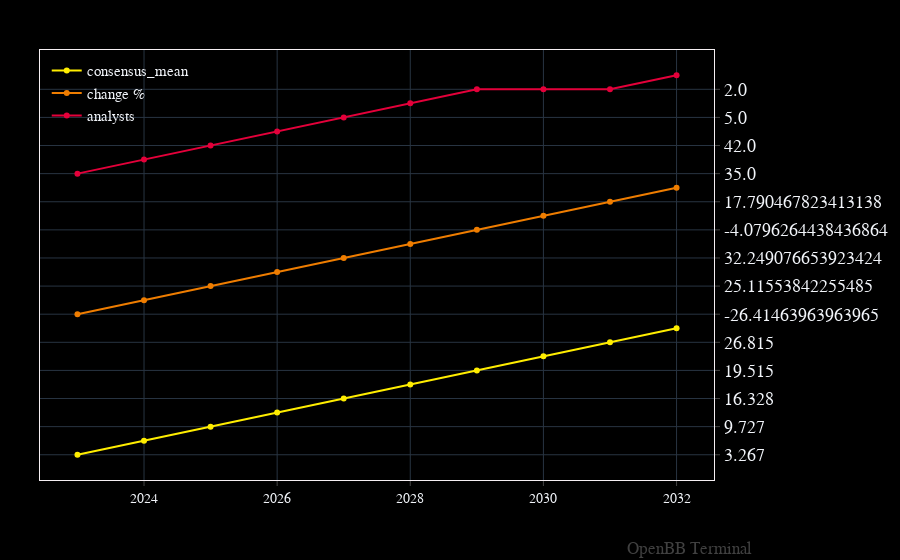

The notebook cell saved with this chart:
### Code cell
openbb.forecast.plot(data_nvda,  columns = ['consensus_mean', 'change %', 'analysts'])

### Figure 1 — Plotly figure (JSON) as saved in the notebook; plotly's stock layout.template omitted (floating-point values rounded to 4 significant figures)
{"data": [{"hovertemplate": "%{y}<extra></extra>", "name": "consensus_mean", "type": "scatter", "x": [2023, 2024, 2025, 2026, 2027, 2028, 2029, 2030, 2031, 2032], "y": ["3.267", "7.774", "9.727", "12.346", "16.328", "20.345", "19.515", "22.765", "26.815", "26.580"]}, {"hovertemplate": "%{y}<extra></extra>", "name": "change %", "type": "scatter", "x": [2023, 2024, 2025, 2026, 2027, 2028, 2029, 2030, 2031, 2032], "y": [-26.41, 132.8, 25.12, 26.93, 32.25, 24.6, -4.08, 16.65, 17.79, -0.8764]}, {"hovertemplate": "%{y}<extra></extra>", "name": "analysts", "type": "scatter", "x": [2023, 2024, 2025, 2026, 2027, 2028, 2029, 2030, 2031, 2032], "y": ["35.0", "39.0", "42.0", "21.0", "5.0", "4.0", "2.0", "2.0", "2.0", "1.0"]}], "layout": {"annotations": [{"font": {"color": "gray", "size": 17}, "opacity": 0.5, "text": "OpenBB Terminal", "x": 1, "xanchor": "right", "xref": "paper", "xshift": 40, "y": 0, "yanchor": "bottom", "yref": "paper", "yshift": -80}], "autosize": true, "bargap": 0, "bargroupgap": 0, "barmode": "overlay", "hoverdistance": 2, "legend": {"groupclick": "toggleitem", "orientation": "v", "tracegroupgap": 133.3}, "margin": {"b": 80, "l": 40, "r": 50, "t": 50}, "modebar": {"activecolor": "#d1030d", "bgcolor": "#2A2A2A", "color": "#FFFFFF", "orientation": "v"}, "newshape": {"line": {"color": "gold"}}, "spikedistance": 2, "xaxis": {"autorange": true, "range": [2022.0, 2033.0], "type": "linear"}, "yaxis": {"autorange": true, "range": [-2.064, 29.06], "type": "category"}}}
